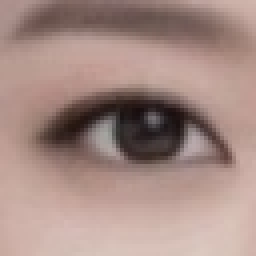
#> input picture haarcascade_eye/eye_image/00_004_001.jpg, 64 x 64 px (shown 4 times larger); its folder holds only this picture in this run
$ python 03.img_data_generator_lab.py
#> lines starting #> are read from the running program, lines starting #| are printed output that depends on the picture
import os
import random
import pathlib
import shutil
import glob
import cv2
import numpy as np

def load_name_images(image_path_pattern):
    name_images = []
    # 지정한 경로에서 이미지 파일 취득
    image_paths = glob.glob(image_path_pattern)
    # 파일별로 읽기
    for image_path in image_paths:
        path = pathlib.Path(image_path)
        # 파일 경로
        fullpath = str(path.resolve())
        print(f"이미지 파일(절대 경로):{fullpath}")
        # 파일명
        filename = path.name
        print(f"이미지 파일(파일명):{filename}")
        # 이미지 읽기
        image = cv2.imread(fullpath)
        if image is None:
            print(f"이미지 파일[{fullpath}]을 읽을 수가 없습니다.")
            continue
        name_images.append((filename, image))
    return name_images

def scratch_image(image, use_flip=True, use_threshold=True, use_filter=True):
    # 어떤 증가규칙을 사용할 것인지 설정 (Flip or 밝기 or 화소 ...)
    methods = [use_flip, use_threshold, use_filter]

    # 흐린 필터 작성
    # filter1 = np.ones((3, 3))
    # 오리지날 이미지를 배열로 저장
    images = [image]

    # 증가 규칙을 위한 함수
    scratch = np.array([
        lambda x : cv2.flip(x,1), #flip 처리
        lambda x : cv2.threshold(x, 100,255,cv2.THRESH_TOZERO)[1], #밝기 처리
        lambda x : cv2.GaussianBlur(x, (5, 5), 0)   #blur처리
    ])

    # 이미지 증가
    doubling_images = lambda f, img : np.r_[img,[f(i) for i in img]]  #r_ 행 합칠때 c_ 열 합칠때
    for func in scratch[methods]:
        images = doubling_images(func, images)

    return images

def delete_dir(dir_path, is_delete_top_dir=True):
    for root, dirs, files in os.walk(dir_path, topdown=False):
        for name in files:
            os.remove(os.path.join(root, name))
        for name in dirs:
            os.rmdir(os.path.join(root, name))
    if is_delete_top_dir:
        os.rmdir(dir_path)

RETURN_SUCCESS = 0
RETURN_FAILURE = -1
# Test Image Directory
TEST_IMAGE_PATH = "./test_image"
# eye Image Directory
IMAGE_PATH_PATTERN = "./eye_image/*"
# Output Directory
OUTPUT_IMAGE_DIR = "./eye_scratch_image"

def main():
    print("===================================================================")
    print("이미지 증가를 위한 OpenCV 이용")
    print("지정한 이미지 파일의 수를 증가 (Flip, 임계값 등의 작업으로 8배 증가)")
    print("===================================================================")

    # 디렉토리 작성
    if not os.path.isdir(OUTPUT_IMAGE_DIR):
        os.mkdir(OUTPUT_IMAGE_DIR)
    # 디렉토리 내 파일 제거
    delete_dir(OUTPUT_IMAGE_DIR, False)

    # 디렉토리 작성
    if not os.path.isdir(TEST_IMAGE_PATH):
        os.mkdir(TEST_IMAGE_PATH)
    # 디렉토리 내 파일 제거
    delete_dir(TEST_IMAGE_PATH, False)

    # 대상 이미지에 2배 정보를 테스트용 파일로 구분
    image_files = glob.glob(IMAGE_PATH_PATTERN)
    random.shuffle(image_files)
    for i in range(len(image_files) // 5) :
        shutil.move(str(image_files[i]), TEST_IMAGE_PATH)

    # 대상 이미지 읽기
    name_images = load_name_images(IMAGE_PATH_PATTERN)
#> in load_name_images, image is the input picture: shape (64, 64, 3); mean B, G, R 132.3, 139.3, 165.5
#> name_images = 1 item

    # 대상 이미지 별로 증가 작업
    for name_image in name_images:
        filename, extension = os.path.splitext(name_image[0]) #파일명, 확장자 분류
        image = name_image[1]
        #대상 이미지 증가
        scratch_eye_images = scratch_image(image)

        #대상 이미지 저장
        for idx, image in enumerate(scratch_eye_images):
            output_path = os.path.join(OUTPUT_IMAGE_DIR, f"{filename}_{str(idx)}{extension}")
            print(f"출력 파일(절대 경로) : {output_path}")
            cv2.imwrite(output_path, image)
#> this loop made 1 pass
#> methods in scratch_image on pass 1: [True, True, True]
#| 출력 파일(절대 경로) : ./eye_scratch_image/00_004_001_0.jpg
#| 출력 파일(절대 경로) : ./eye_scratch_image/00_004_001_1.jpg
#| 출력 파일(절대 경로) : ./eye_scratch_image/00_004_001_2.jpg
#| 출력 파일(절대 경로) : ./eye_scratch_image/00_004_001_3.jpg
#| 출력 파일(절대 경로) : ./eye_scratch_image/00_004_001_4.jpg
#| 출력 파일(절대 경로) : ./eye_scratch_image/00_004_001_5.jpg
#| 출력 파일(절대 경로) : ./eye_scratch_image/00_004_001_6.jpg
#| 출력 파일(절대 경로) : ./eye_scratch_image/00_004_001_7.jpg
#> pass 1, in main, `cv2.imwrite(output_path, image)`:
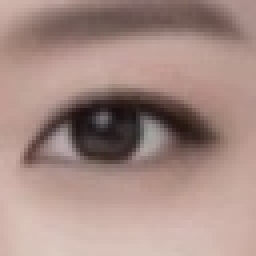
#> saved as 00_004_001_1.jpg: shape (64, 64, 3) (shown 4 times larger); mean B, G, R 132.3, 139.3, 165.5
#> pass 1, in main, `cv2.imwrite(output_path, image)`:
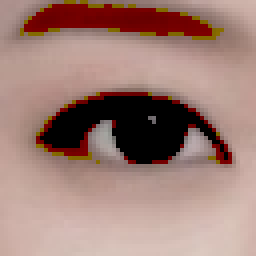
#> saved as 00_004_001_2.jpg: shape (64, 64, 3) (shown 4 times larger); mean B, G, R 118.6, 127, 159.5
#> pass 1, in main, `cv2.imwrite(output_path, image)`:
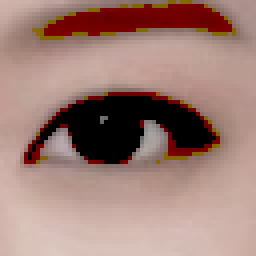
#> saved as 00_004_001_3.jpg: shape (64, 64, 3) (shown 4 times larger); mean B, G, R 118.6, 127, 159.5
#> after the loop:
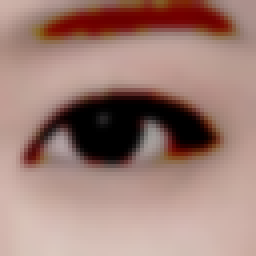
#> image: shape (64, 64, 3) (shown 4 times larger); mean B, G, R 118.4, 126.9, 159.4

    return RETURN_SUCCESS

if __name__ == "__main__":
    main()

$ run again, on haarcascade_eye/eye_image/00_016_002.jpg
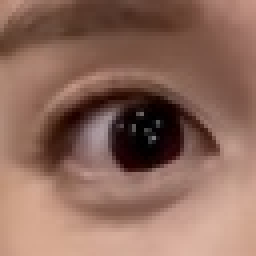
#> input picture haarcascade_eye/eye_image/00_016_002.jpg, 64 x 64 px (shown 4 times larger)
#> in load_name_images, image is the input picture: shape (64, 64, 3); mean B, G, R 92.2, 106, 142.3
#> name_images = 1 item
#> the loop in main, `for name_image in name_images:` made 1 pass
#> methods in scratch_image on pass 1: [True, True, True]
#> (printed output is left out)
#> pass 1, in main, `cv2.imwrite(output_path, image)`:
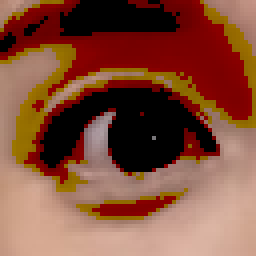
#> saved as 00_016_002_2.jpg: shape (64, 64, 3) (shown 4 times larger); mean B, G, R 58.2, 78, 131.1
#> after the loop in main, `for name_image in name_images:`:
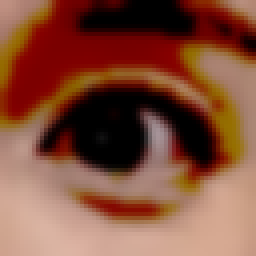
#> image: shape (64, 64, 3) (shown 4 times larger); mean B, G, R 58.1, 77.9, 131.1

$ run again, on haarcascade_eye/eye_image/00_006_003.jpg
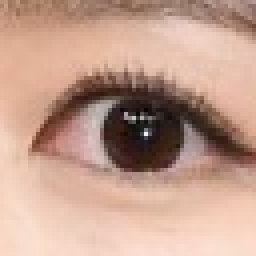
#> input picture haarcascade_eye/eye_image/00_006_003.jpg, 64 x 64 px (shown 4 times larger)
#> in load_name_images, image is the input picture: shape (64, 64, 3); mean B, G, R 141.7, 157.9, 193.9
#> name_images = 1 item
#> the loop in main, `for name_image in name_images:` made 1 pass
#> methods in scratch_image on pass 1: [True, True, True]
#> (printed output is left out)
#> after the loop in main, `for name_image in name_images:`:
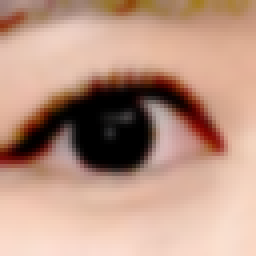
#> image: shape (64, 64, 3) (shown 4 times larger); mean B, G, R 131.7, 149.6, 186.8
